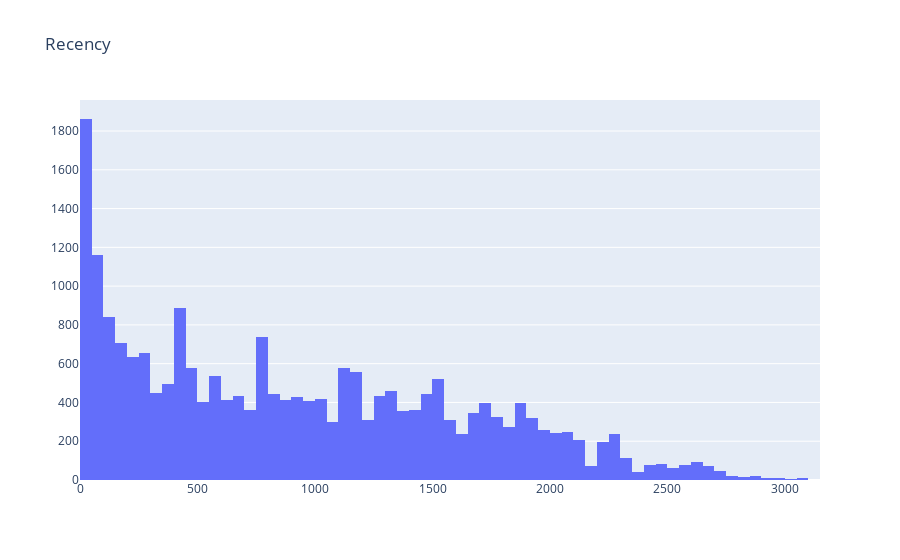

Notebook cell for this chart:
### Code cell
histogram('Recency', df)
elbow('Recency', df)

### Figure 1 — Plotly figure (JSON) as saved in the notebook; plotly's stock layout.template omitted (floating-point values rounded to 4 significant figures; data arrays with more than 128 entries replaced by an {"elided": "..."} marker saying what was removed)
{"data": [{"type": "histogram", "x": {"elided": "22408 int values"}}], "layout": {"title": {"text": "Recency"}}}
